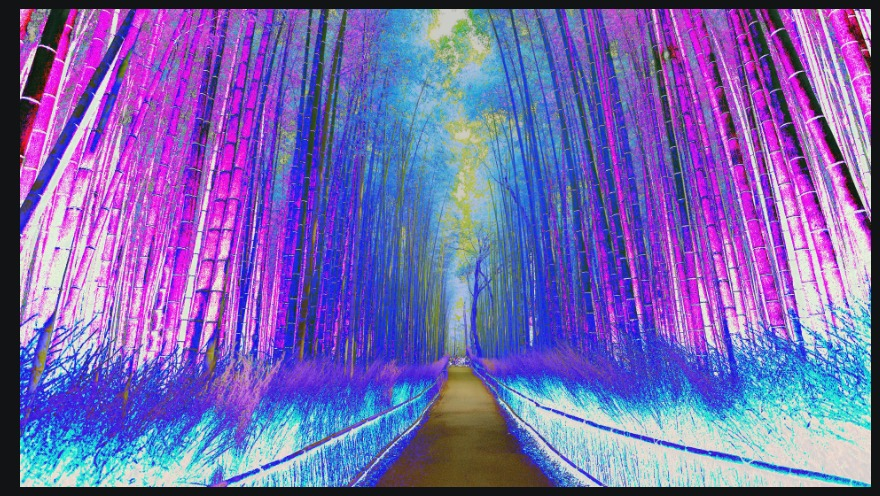
#> input picture IMG-20260605-WA0009.jpg, 880 x 496 px
$ python image_encryption.py
#> lines starting #> are read from the running program, lines starting #| are printed output that depends on the picture
#> the answer given: IMG-20260605-WA0009.jpg
#> the answer given: 3
from PIL import Image

def encrypt_image(image_path, key):
#> called with image_path = 'IMG-20260605-WA0009.jpg', key = 3
    img = Image.open(image_path)
#> img is the input picture: PIL image 880x496 RGB; mean R, G, B 119.6, 102.9, 178.1
    pixels = img.load()

    width, height = img.size
#> width = 880; height = 496

    for x in range(width):
        for y in range(height):
            r, g, b = pixels[x, y]

            r = (r + key) % 256
            g = (g + key) % 256
            b = (b + key) % 256

            pixels[x, y] = (r, g, b)

    encrypted_path = "encrypted_image.png"
    img.save(encrypted_path)
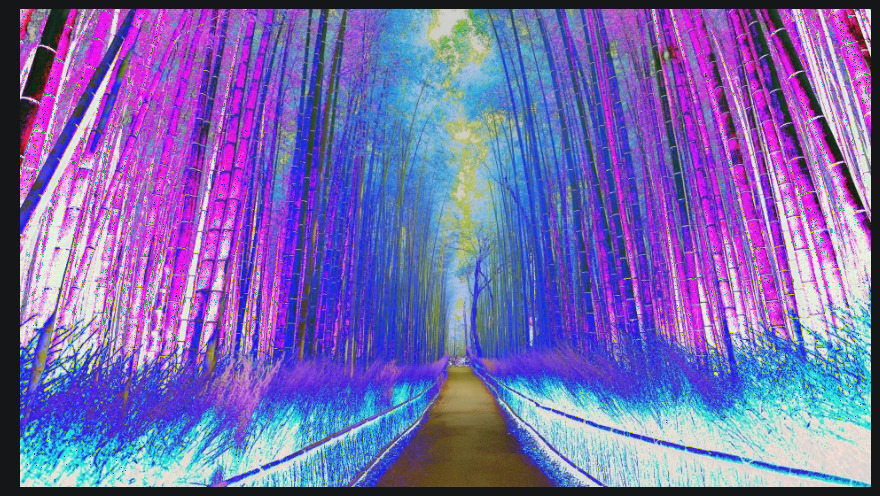
#> saved as encrypted_image.png: PIL image 880x496 RGB; mean R, G, B 120.6, 105.8, 177
    print(f"Encrypted image saved as {encrypted_path}")


def decrypt_image(image_path, key):
    img = Image.open(image_path)
    pixels = img.load()

    width, height = img.size

    for x in range(width):
        for y in range(height):
            r, g, b = pixels[x, y]

            r = (r - key) % 256
            g = (g - key) % 256
            b = (b - key) % 256

            pixels[x, y] = (r, g, b)

    decrypted_path = "decrypted_image.png"
    img.save(decrypted_path)
    print(f"Decrypted image saved as {decrypted_path}")


print("=== Image Encryption Tool ===")

image_path = input("Enter image path: ")
key = int(input("Enter encryption key: "))

encrypt_image(image_path, key)

decrypt_choice = input("Do you want to decrypt the encrypted image? (yes/no): ")
#> the answer given: y

if decrypt_choice.lower() == "yes":
    decrypt_image("encrypted_image.png", key)

$ run again, on IMG-20260605-WA0011.jpg
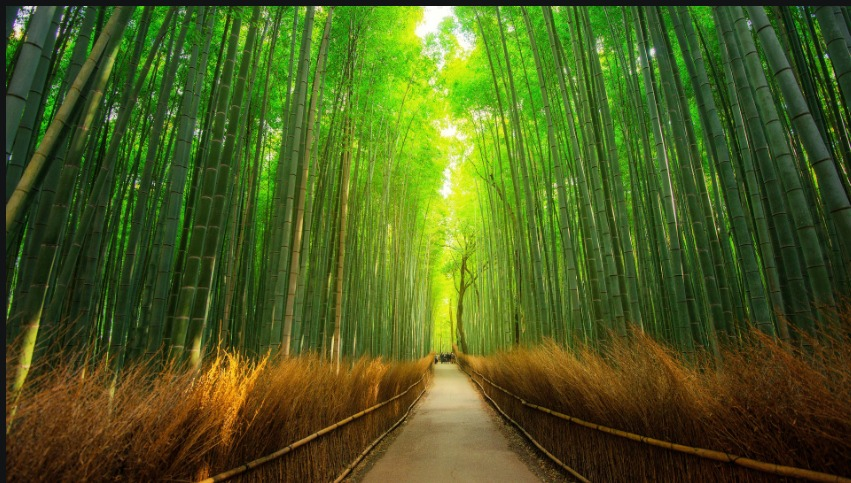
#> input picture IMG-20260605-WA0011.jpg, 851 x 483 px
#> in encrypt_image, img is the input picture: PIL image 851x483 RGB; mean R, G, B 74.7, 91.6, 29.1
#> in encrypt_image, `img.save(encrypted_path)`:
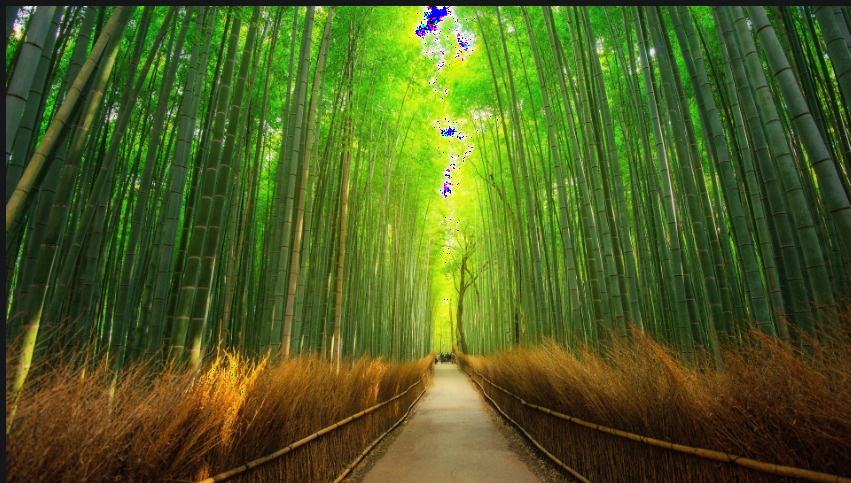
#> saved as encrypted_image.png: PIL image 851x483 RGB; mean R, G, B 77.3, 94.1, 32.1
